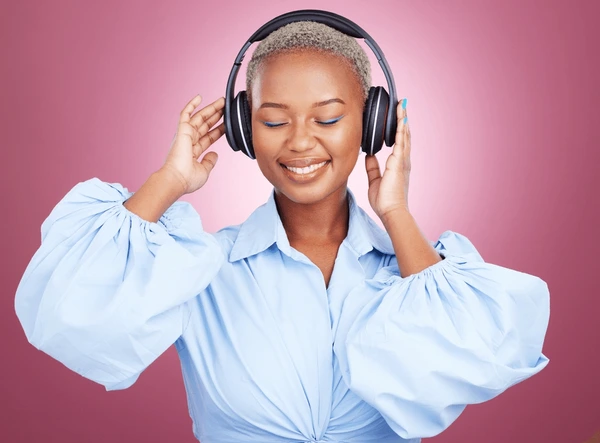
#> input picture data/images/img1.jpg, 600 x 443 px
$ python base.py
#> lines starting #> are read from the running program, lines starting #| are printed output that depends on the picture; after the words box and inside, x2 and y2 are one past the last pixel; in counts of white or black regions, pixels touching at a corner belong together
import cv2

# Lecture et affichage d'image
image = cv2.imread('../data/images/img1.jpg')
#> image is the input picture: shape (443, 600, 3); mean B, G, R 174.5, 157, 194.1

# Conversion en niveaux de gris
gray_image = cv2.cvtColor(image, cv2.COLOR_BGR2GRAY)
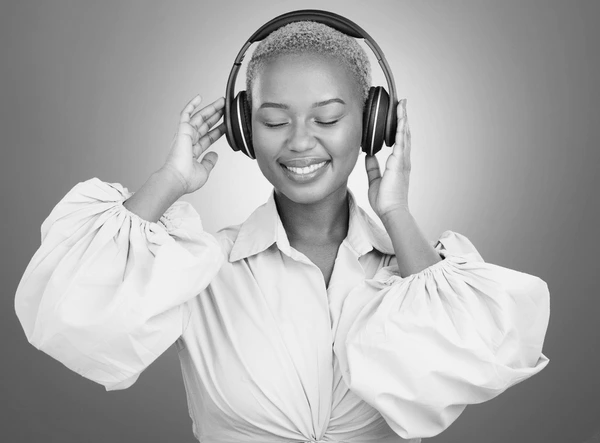
#> gray_image: shape (443, 600); min 3, max 255, mean 170.1


# Redimensionnement de l'image
resized_image = cv2.resize(image, (300, 300))
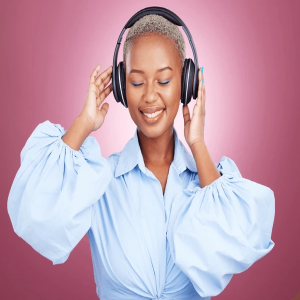
#> resized_image: shape (300, 300, 3); mean B, G, R 174.4, 156.9, 194

# Détection des bords
edges = cv2.Canny(gray_image, 100, 200)
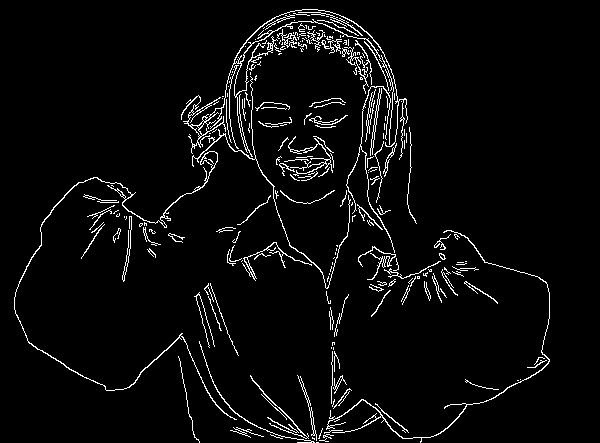
#> edges: shape (443, 600); 4.1% white in thin lines or dots, all inside (x1, y1, x2, y2) = (14, 9, 550, 443)

# Seuillage adaptatif
thresh = cv2.adaptiveThreshold(gray_image, 255, cv2.ADAPTIVE_THRESH_GAUSSIAN_C, cv2.THRESH_BINARY, 11, 2)
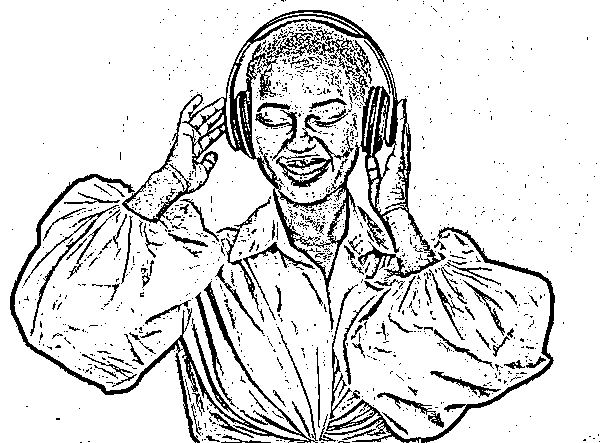
#> thresh: shape (443, 600); 86.5% white; 1252 black regions (1133 under 20 px)

# Détection des contours
contours, _ = cv2.findContours(thresh, cv2.RETR_TREE, cv2.CHAIN_APPROX_SIMPLE)
#> contours = 2199 contours, 1954 with area under 20; largest, box (x1, y1, x2, y2) and area: (0, 0, 600, 443) 255729, (121, 9, 442, 279) 13530, (272, 141, 361, 331) 2126, (375, 100, 408, 215) 1688, (275, 130, 336, 189) 1187

# Dessin des contours
cv2.drawContours(image, contours, -1, (0, 255, 0), 3)
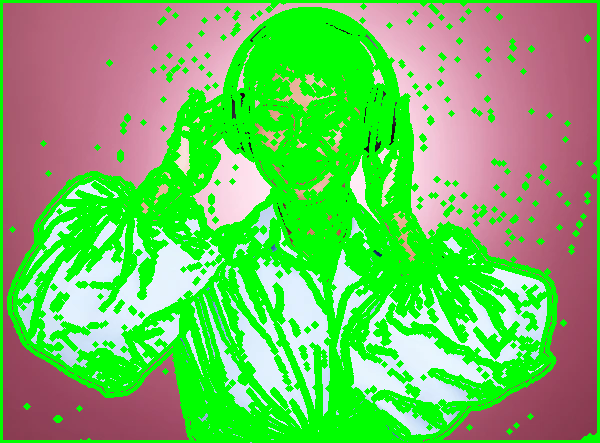
#> image: shape (443, 600, 3); mean B, G, R 95.3, 192, 113.4

#Erosion dilatation__debut
# Création d'un kernel
#> (the run stopped early here; a loop or call above may not have finished)

$ run again, with data/images/img2.jpg copied over data/images/img1.jpg
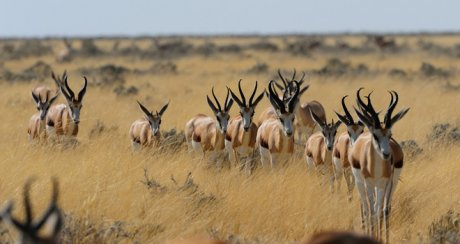
#> input picture data/images/img2.jpg, 460 x 244 px
#> image is the input picture: shape (244, 460, 3); mean B, G, R 106.1, 136, 155.8
#> `edges = cv2.Canny(gray_image, 100, 200)`:
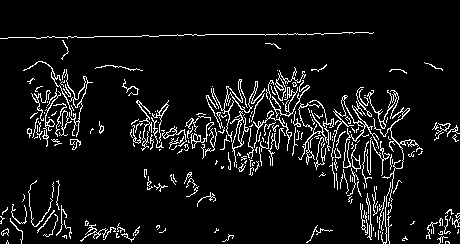
#> edges: shape (244, 460); 7.5% white in thin lines or dots, all inside (x1, y1, x2, y2) = (0, 32, 460, 244)
#> thresh: shape (244, 460); 68.7% white; 1318 black regions (1075 under 20 px)
#> contours = 2142 contours, 1726 with area under 20; largest, box (x1, y1, x2, y2) and area: (0, 36, 460, 244) 85436, (0, 0, 460, 38) 15554, (285, 99, 343, 167) 1354, (351, 86, 412, 154) 1046, (267, 67, 311, 117) 1004
#> `cv2.drawContours(image, contours, -1, (0, 255, 0), 3)`:
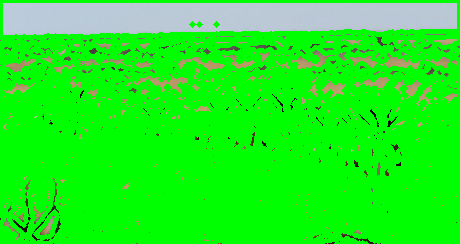
#> image: shape (244, 460, 3); mean B, G, R 30.7, 240.2, 31
